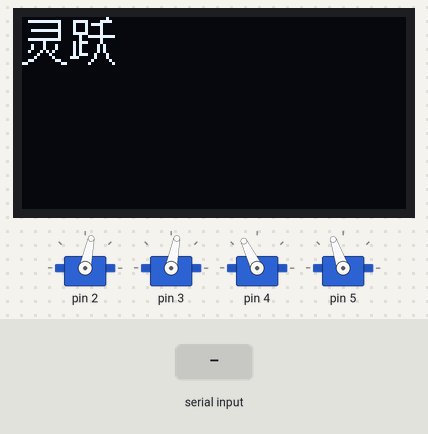
Simulated run of this sketch. Board: Arduino Nano, built with avr-gcc and run on an emulated ATmega328P. On the bench: 4 × servo, 128×64 one-colour display. Wiring (inferred from the names in the program): SSD1306 OLED at I2C address 0x3C. Inputs (shaded band) come from the test bench. EEPROM starts erased.

Above: at 1.35 s.
At 1.8 s:
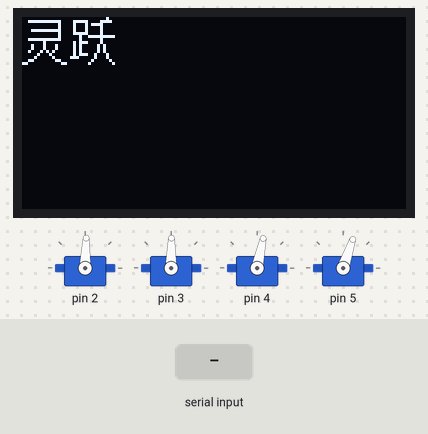
1.9 s: "TXT\n" received over Serial
At 2.28 s:
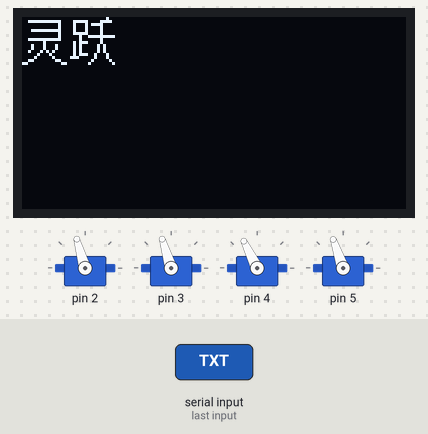
4.5 s: "BW\n" received over Serial
6.7 s: "LT\n" received over Serial
9.7 s: "RT\n" received over Serial
12.7 s: "LT\n" received over Serial
15.7 s: "CLS\n" received over Serial
Timing chart, 0 to 19.7 s (numbered marks = the images above; inputs shaded):
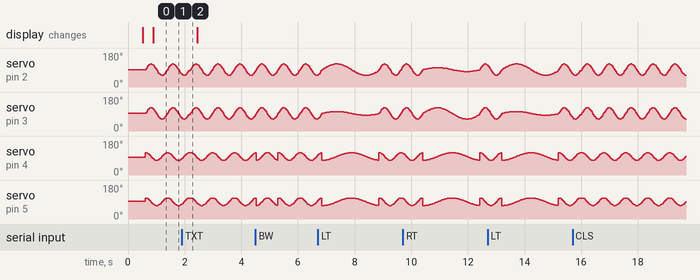

The sketch:

robot_cmd.ino
```cpp
/*
 * ============================================================
 *  RoboMate LH8 — 灵跃机器人（Otto9 人形 + OLED 表情屏）
 * ============================================================
 *  主控: ATmega328P (Arduino Nano, 16MHz, 5V)
 *  协议: 115200 baud, 8N1, 指令以 '\n' 结尾
 *  空闲时不向串口输出（避免干扰 STK500 烧录）
 *
 *  【指令集】
 *    FW     1~20  前进 N 步（按当前安装方向使用 BACKWARD）
 *    BW     1~20  后退 N 步（按当前安装方向使用 FORWARD）
 *    LT     1~20  左转 N 步
 *    RT     1~20  右转 N 步
 *    HOME   -     归中/停止
 *    STOP   -     停止
 *    TXT    <文字> 在 OLED 显示文字（支持中文/英文/数字）
 *    CLS    -     清屏
 *
 *  【OLED】SSD1306 128x64, I2C 地址 0x3C, 引脚 A4(SDA)/A5(SCL)
 *  中文字库为内置 16x16 点阵（宋体），见 han_font.h，
 *  若需显示其他汉字，重新运行 gen_han_font.py 生成后重新编译。
 * ============================================================
 */

#include <Otto9.h>
#include <Wire.h>
#include <EEPROM.h>
#include "han_font.h"

Otto9 otto1;

#define ECHO_CMD 0
#define MAX_STEPS 20

bool autoForward = true;   // 上电默认自动前进，收到 HOME/STOP 时停止

// ============================================================
//  SSD1306 128x64 最小驱动（I2C）
// ============================================================
#define OLED_ADDR 0x3C
#define OLED_W    128
#define OLED_H    64

static uint8_t oled_buf[OLED_W * OLED_H / 8];  // 1024 字节显存

static void oledCmd(uint8_t c) {
    Wire.beginTransmission(OLED_ADDR);
    Wire.write(0x00);
    Wire.write(c);
    Wire.endTransmission();
}

static void oledInit() {
    Wire.begin();
    Wire.setClock(400000);

    static const uint8_t initSeq[] PROGMEM = {
        0xAE,             // 显示关
        0xD5, 0x80,       // 时钟分频
        0xA8, 0x3F,       // 复用率 1/64
        0xD3, 0x00,       // 显示偏移
        0x40,             // 起始行 0
        0x8D, 0x14,       // 电荷泵
        0x20, 0x00,       // 内存寻址模式：水平
        0xA1,             // 段重映射
        0xC8,             // COM 扫描方向
        0xDA, 0x12,       // COM 引脚
        0x81, 0xCF,       // 对比度
        0xD9, 0xF1,       // 预充电
        0xDB, 0x40,       // VCOM 检测
        0xA4,             // 恢复显示 RAM
        0xA6,             // 正常显示
        0xAF              // 显示开
    };
    for (uint8_t i = 0; i < sizeof(initSeq); i++)
        oledCmd(pgm_read_byte(&initSeq[i]));

    oledClear();
    oledDisplay();
}

static void oledClear() {
    memset(oled_buf, 0, sizeof(oled_buf));
}

static void oledSetPixel(int16_t x, int16_t y, bool on) {
    if (x < 0 || x >= OLED_W || y < 0 || y >= OLED_H) return;
    uint16_t idx = x + (y >> 3) * OLED_W;
    uint8_t bit = 1 << (y & 7);
    if (on) oled_buf[idx] |= bit;
    else    oled_buf[idx] &= ~bit;
}

static void oledDisplay() {
    oledCmd(0x21); oledCmd(0x00); oledCmd(0x7F);  // 列地址 0~127
    oledCmd(0x22); oledCmd(0x00); oledCmd(0x07);  // 页地址 0~7
    for (uint16_t i = 0; i < sizeof(oled_buf); i += 16) {
        Wire.beginTransmission(OLED_ADDR);
        Wire.write(0x40);
        uint8_t n = (uint8_t)min(16, (int)(sizeof(oled_buf) - i));
        Wire.write(oled_buf + i, n);
        Wire.endTransmission();
    }
}

// ============================================================
//  字库查找与绘制
// ============================================================
// 在 HAN_FONT 中查找 UTF-8 三字节字符，返回下标；找不到返回 -1
static int16_t hanFind(const uint8_t* utf8) {
    for (uint16_t i = 0; i < HAN_FONT_COUNT; i++) {
        if (pgm_read_byte(&HAN_FONT[i].utf8[0]) == utf8[0] &&
            pgm_read_byte(&HAN_FONT[i].utf8[1]) == utf8[1] &&
            pgm_read_byte(&HAN_FONT[i].utf8[2]) == utf8[2])
            return i;
    }
    return -1;
}

static void oledHan(int16_t x, int16_t y, const uint8_t* utf8) {
    int16_t idx = hanFind(utf8);
    if (idx < 0) {  // 缺字：画空心框占位
        for (int i = 0; i < 16; i++) {
            oledSetPixel(x + i, y, true);
            oledSetPixel(x + i, y + 15, true);
            oledSetPixel(x, y + i, true);
            oledSetPixel(x + 15, y + i, true);
        }
        return;
    }
    for (uint8_t row = 0; row < 16; row++) {
        uint8_t b0 = pgm_read_byte(&HAN_FONT[idx].bmp[row * 2]);
        uint8_t b1 = pgm_read_byte(&HAN_FONT[idx].bmp[row * 2 + 1]);
        uint16_t line = ((uint16_t)b0 << 8) | b1;
        for (uint8_t col = 0; col < 16; col++) {
            if (line & (0x8000 >> col))
                oledSetPixel(x + col, y + row, true);
        }
    }
}

static void oledAscii(int16_t x, int16_t y, char c) {
    uint8_t idx;
    if (c < 0x20 || c > 0x7E) idx = 0;
    else                      idx = (uint8_t)c - 0x20;
    for (uint8_t row = 0; row < 8; row++) {
        uint8_t line = pgm_read_byte(&ASCII_FONT[idx][row]);
        for (uint8_t col = 0; col < 6; col++) {
            if (line & (0x80 >> col))
                oledSetPixel(x + col, y + row, true);
        }
    }
}

// 显示一段 UTF-8 文本（自动换行，最多 4 行）
static void oledShowText(const char* s) {
    oledClear();
    int16_t cx = 0, cy = 0;

    while (*s) {
        uint8_t c = (uint8_t)*s;

        if (c < 0x80) {              // ASCII
            if (cx + 6 > OLED_W) { cx = 0; cy += 16; }
            if (cy + 16 > OLED_H) break;
            oledAscii(cx, cy + 4, (char)c);
            cx += 6;
            s += 1;
        } else if ((c & 0xF0) == 0xE0) {  // 三字节 UTF-8（汉字）
            if (cx + 16 > OLED_W) { cx = 0; cy += 16; }
            if (cy + 16 > OLED_H) break;
            oledHan(cx, cy, (const uint8_t*)s);
            cx += 16;
            s += 3;
        } else {                     // 其他多字节字符：跳过
            if ((c & 0xE0) == 0xC0) s += 2;
            else if ((c & 0xF8) == 0xF0) s += 4;
            else s += 1;
        }
    }

    oledDisplay();
}

// ============================================================
//  OLED 文字持久化（EEPROM，前 4 字节留给舵机校准）
// ============================================================
#define EEPROM_TXT_LEN_ADDR 4
#define EEPROM_TXT_ADDR     5
#define EEPROM_TXT_MAX      63

static bool loadSavedText(char* out, size_t cap) {
    uint8_t len = EEPROM.read(EEPROM_TXT_LEN_ADDR);
    if (len == 0 || len >= cap) return false;   // 空或非法（新板 0xFF 也算非法）
    for (uint8_t i = 0; i < len; i++) out[i] = (char)EEPROM.read(EEPROM_TXT_ADDR + i);
    out[len] = '\0';
    return true;
}

static void saveText(const char* text) {
    size_t len = strlen(text);
    if (len > EEPROM_TXT_MAX) len = EEPROM_TXT_MAX;   // 截断保护

    bool changed = (EEPROM.read(EEPROM_TXT_LEN_ADDR) != (uint8_t)len);
    if (!changed) {
        for (size_t i = 0; i < len; i++) {
            if ((char)EEPROM.read(EEPROM_TXT_ADDR + i) != text[i]) { changed = true; break; }
        }
    }
    if (changed) {
        EEPROM.write(EEPROM_TXT_LEN_ADDR, (uint8_t)len);
        for (size_t i = 0; i < len; i++) EEPROM.write(EEPROM_TXT_ADDR + i, text[i]);
    }
}

// ============================================================
//  初始化
// ============================================================
void setup() {
    Serial.begin(115200);
    otto1.init(2, 3, 4, 5, true, A6, 13, 8, 9);
    otto1.setTrims(2, 3, 4, 5);
    otto1.home();

    oledInit();
    char saved[EEPROM_TXT_MAX + 1];
    if (loadSavedText(saved, sizeof(saved))) oledShowText(saved);
    else oledShowText("灵跃");
}

// ============================================================
//  主循环：串口指令优先，空闲自动前进（不吐串口）
//  用定长缓冲区读取，避免 String 动态内存（RAM 紧张）
// ============================================================
void loop() {
    if (Serial.available()) {
        char buf[64];
        size_t n = Serial.readBytesUntil('\n', buf, sizeof(buf) - 1);
        if (n > 0) {
            buf[n] = '\0';
            char* p = buf;
            while (*p == ' ' || *p == '\t' || *p == '\r') p++;   // 左 trim
            char* end = p + strlen(p);
            while (end > p && (end[-1] == ' ' || end[-1] == '\t' || end[-1] == '\r'))
                *--end = '\0';                                    // 右 trim
#if ECHO_CMD
            Serial.print("[LH8] "); Serial.println(p);
#endif
            if (*p) handleCommand(p);
        }
    } else if (autoForward) {
            otto1.walk(1, 750, BACKWARD);  // 无指令时默认前进
    }
}

// ============================================================
//  指令解析与分发（C 字符串，零堆分配）
// ============================================================
void handleCommand(const char* line) {
    const char* sp = strchr(line, ' ');
    size_t headLen = sp ? (size_t)(sp - line) : strlen(line);

    char head[8];
    if (headLen >= sizeof(head)) headLen = sizeof(head) - 1;
    memcpy(head, line, headLen);
    head[headLen] = '\0';
    for (char* q = head; *q; q++) {          // ASCII 转大写
        if (*q >= 'a' && *q <= 'z') *q -= 32;
    }

    // 文本显示（保留原文，不做大小写转换）
    if (strcmp(head, "TXT") == 0) {
        const char* text = sp ? sp + 1 : "";
        while (*text == ' ' || *text == '\t') text++;
        oledShowText(text);
        saveText(text);
        return;
    }

    if (strcmp(head, "CLS") == 0) {
        oledClear();
        oledDisplay();
        EEPROM.write(EEPROM_TXT_LEN_ADDR, 0);   // 清屏同时清除记忆
        return;
    }

    int steps = 1;
    if (sp) steps = atoi(sp + 1);
    if (steps < 1) steps = 1;
    if (steps > MAX_STEPS) steps = MAX_STEPS;

    if      (strcmp(head, "FW")   == 0) { otto1.walk(steps, 750, BACKWARD); autoForward = true; }
    else if (strcmp(head, "BW")   == 0) { otto1.walk(steps, 750, FORWARD);  autoForward = true; }
    else if (strcmp(head, "LT")   == 0) { otto1.turn(steps, 2000, LEFT);    autoForward = true; }
    else if (strcmp(head, "RT")   == 0) { otto1.turn(steps, 2000, RIGHT);   autoForward = true; }
    else if (strcmp(head, "HOME") == 0) { otto1.home(); autoForward = false; }
    else if (strcmp(head, "STOP") == 0) { otto1.home(); autoForward = false; }
}
```

Source omitted: han_font.h (data table, 123288 bytes)
